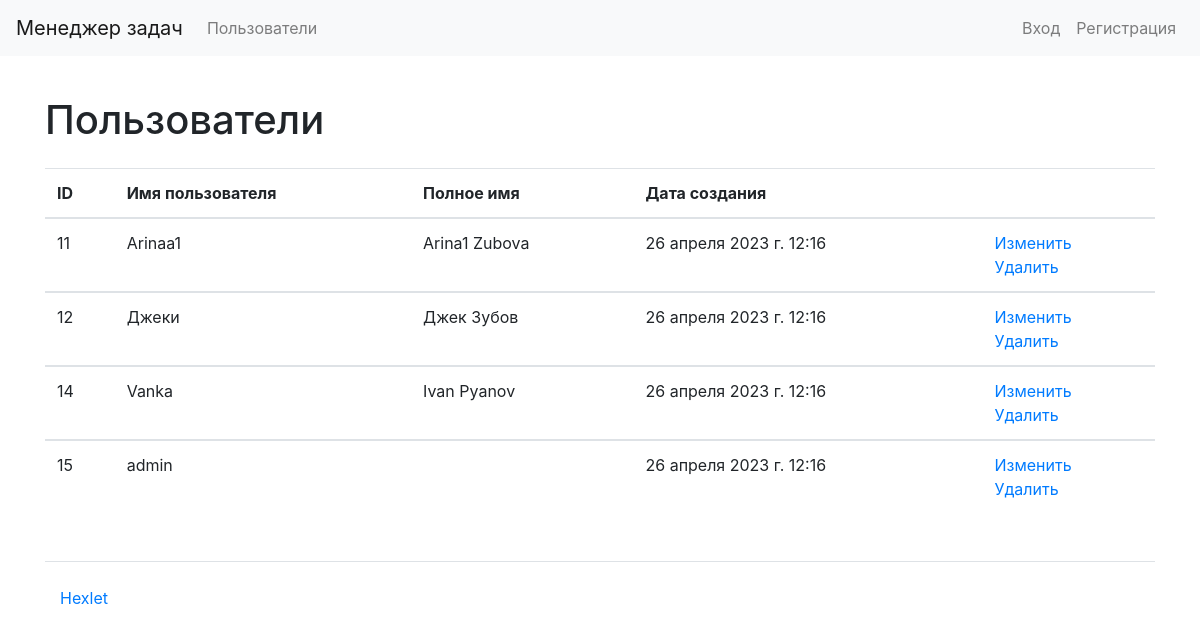
/users/, run on an earlier commit of the app's database.
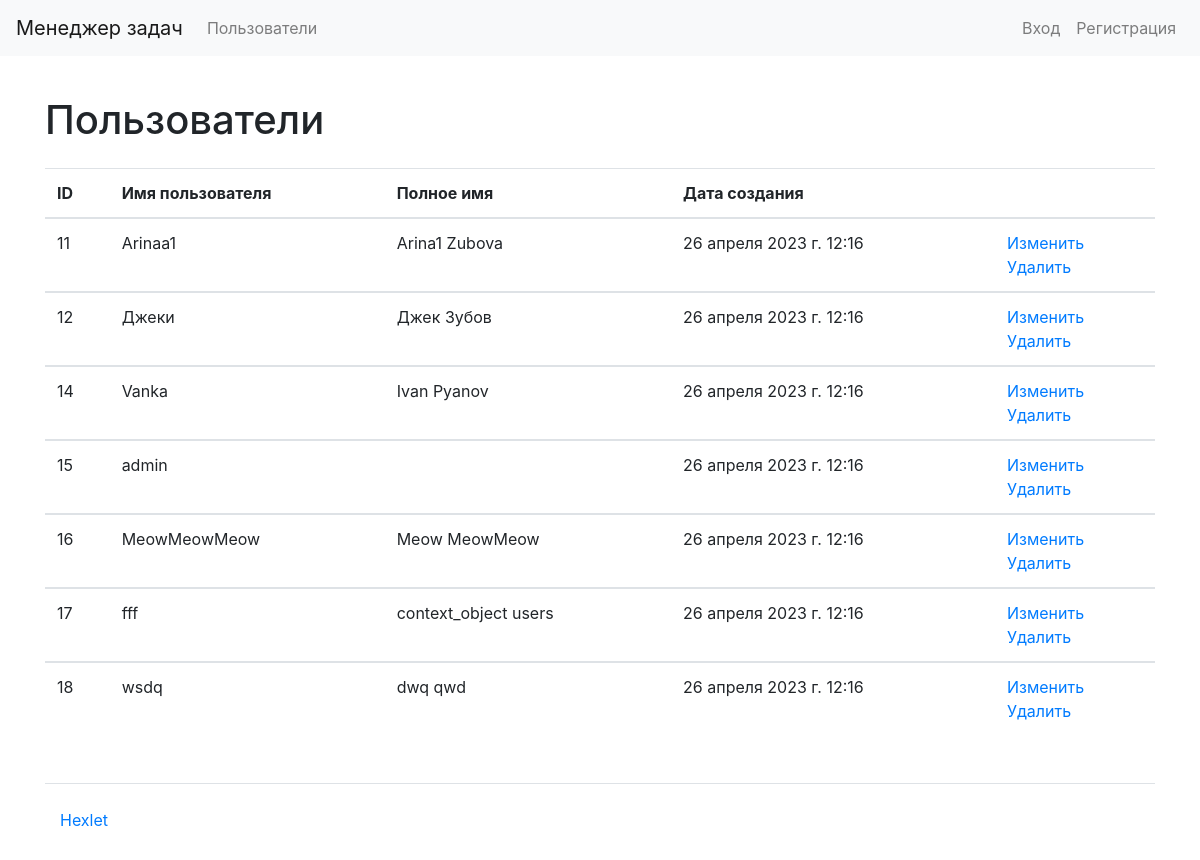
And on a later commit of the database.
### users/models.py (models this page shows)
class User(AbstractUser):
    pass

### users/views.py (the view)
# urls.py: path('', views.UsersListView.as_view(), name='users_list'),
class UsersListView(ListView):
    model = User
    template_name = "users/list_of_users.html"
    def get_context_data(self, **kwargs):
        context = super().get_context_data(**kwargs)
        context["created_at"] = timezone.now()
        return context

### users/templates/users/list_of_users.html
{% extends "base.html" %}
{% load i18n %}
{% block content %}
<h1 class="my-4">{% translate "Users" %}</h1>
<table class="table table-stripped">
    <thead>
        <tr>
            <th>ID</th>
            <th>{% translate "User name" %}</th>
            <th>{% translate "Full name" %}</th>
            <th>{% translate "Date of creation" %}</th>
            <th></th>
        </tr>
    </thead>
    {% for user in object_list %}
    <tbody>
        <tr>
            <td>{{ user.id }}</td>
            <td>{{ user.username }}</td>
            <td>{{ user.first_name }} {{ user.last_name }}</td>
            <td>{{ created_at }}</td>
            <td>
                <a href="/users/{{ user.id }}/update/">{% translate "Update" %}</a>
                <br>
                <a href="/users/{{ user.id }}/delete/">{% translate "Delete" %}</a>
            </td>
        </tr>
        {% endfor %}
    </tbody>
</table>
{% endblock %}

What changed in the data, as far as the page shows it:
added User: id "16", username "MeowMeowMeow", first_name "Meow", last_name "MeowMeow", created_at "26 апреля 2023 г. 12:16"
added User: id "17", username "fff", first_name "context_object", last_name "users", created_at "26 апреля 2023 г. 12:16"
added User: id "18", username "wsdq", first_name "dwq", last_name "qwd", created_at "26 апреля 2023 г. 12:16"
